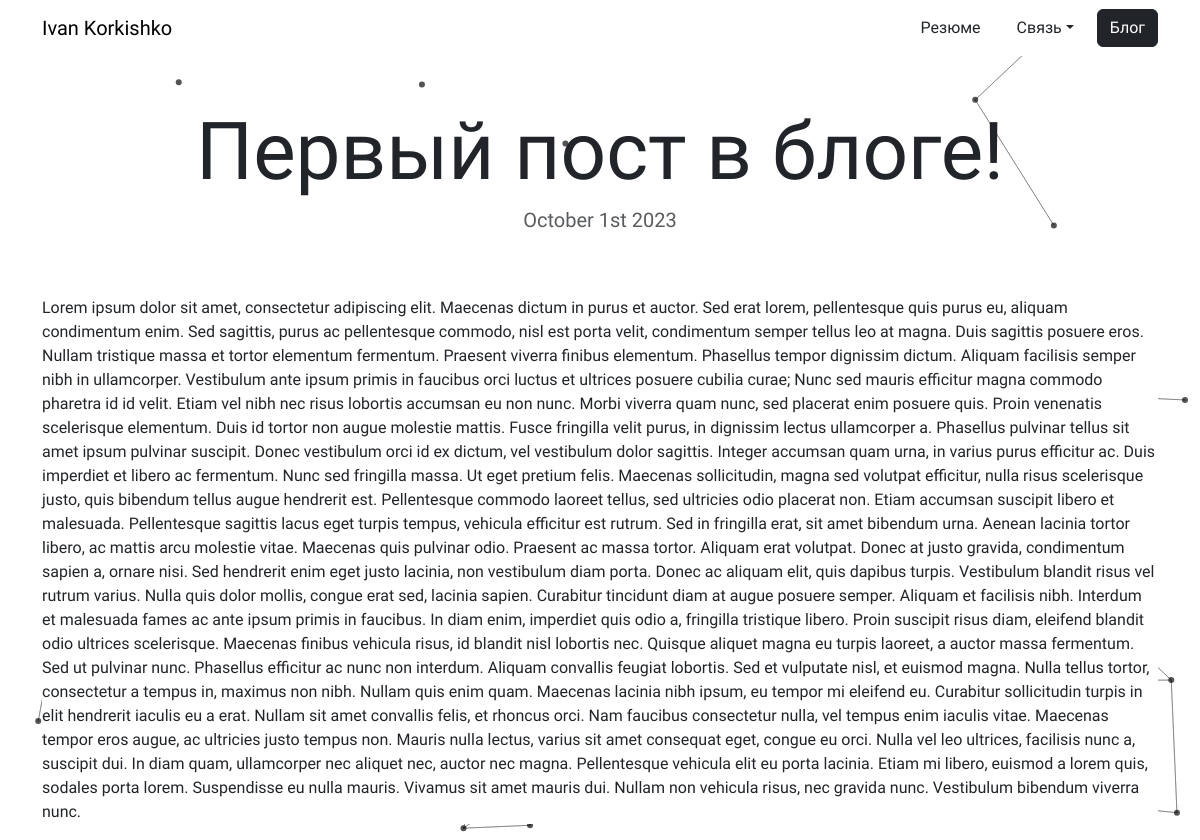
Before: /blog/1/ with the older database file.
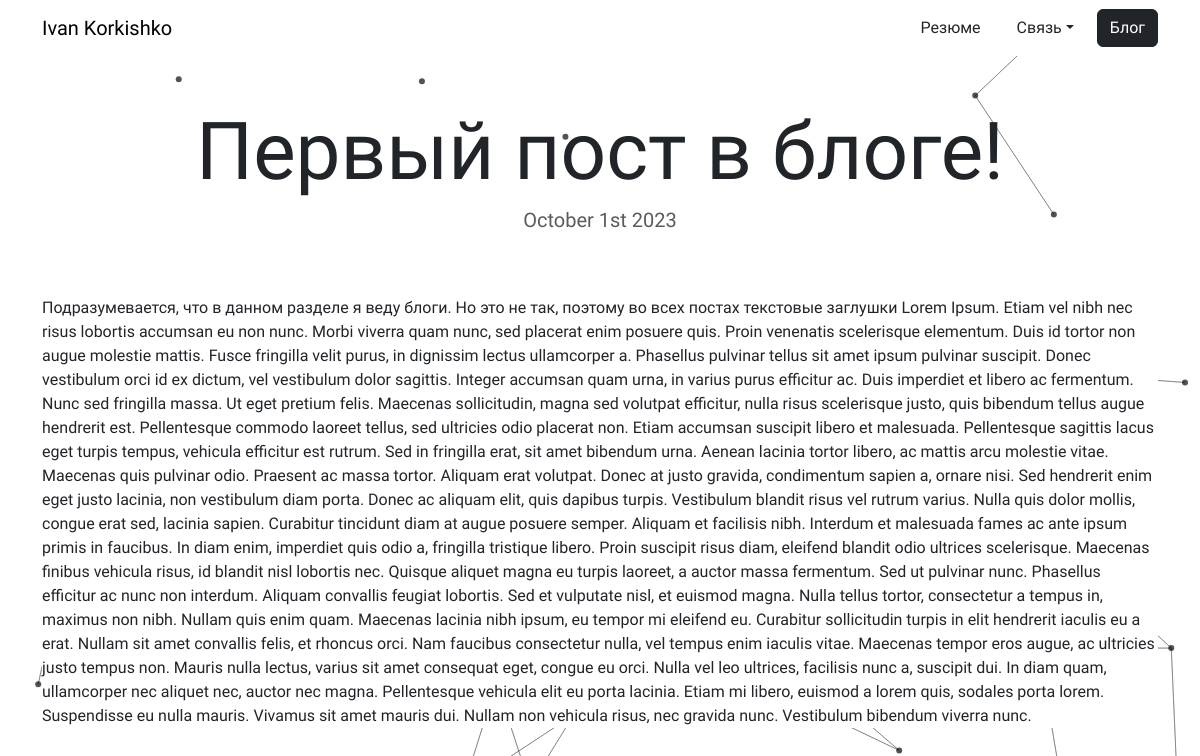
After: the same page with the newer database file.
### blog/models.py (models this page shows, shortened)
class Blog(models.Model):
    title = models.CharField(max_length=200)
    date = models.DateField()
    description = models.TextField()

### blog/views.py (the view)
# urls.py: path('<int:blog_id>/', views.detail, name="detail"),
def detail(request, blog_id):
    blog = get_object_or_404(Blog, pk=blog_id)
    return render(request, 'blog/detail.html', {"blog": blog})

### blog/templates/blog/detail.html
{% extends "portfolio/base.html" %}
{% block content %}
<div>
    <div class="row justify-content-center">
        <h1 class="text-center mt-5" id="blogdetailtitle">{{ blog.title }}</h1>
        <h5 class="text-center text-muted mb-5">{{ blog.date|date:'F jS Y' }}</h5>
    </div>
    <div class="cont-blog">
        <div class="container">
            <div class="row justify-content-center my-3">
                {{blog.description|safe}}
            </div>
        </div>
    </div>
</div>
{% endblock %}

Changed rows visible on the page:
changed Blog "Первый пост в блоге!": description "Lorem ipsum dolor sit amet, consectetur adipiscing elit. Maecenas dictum in purus et auctor. Sed erat lorem, pellentesque quis purus eu, aliquam condimentum enim. Sed sagittis, purus ac pellentesque commodo, nisl est porta velit, condimentum semper tellus leo at magna. Duis sagittis posuere eros. Nullam tristique massa et tortor elementum fermentum. Praesent viverra finibus elementum. Phasellus tempor dignissim dictum. Aliquam facilisis semper nibh in ullamcorper. Vestibulum ante ipsum primis in faucibus orci luctus et ultrices posuere cubilia curae; Nunc sed mauris efficitur magna commodo pharetra id id velit. Etiam vel nibh nec…" → "Подразумевается, что в данном разделе я веду блоги. Но это не так, поэтому во всех постах текстовые заглушки Lorem Ipsum. Etiam vel nibh nec…"
